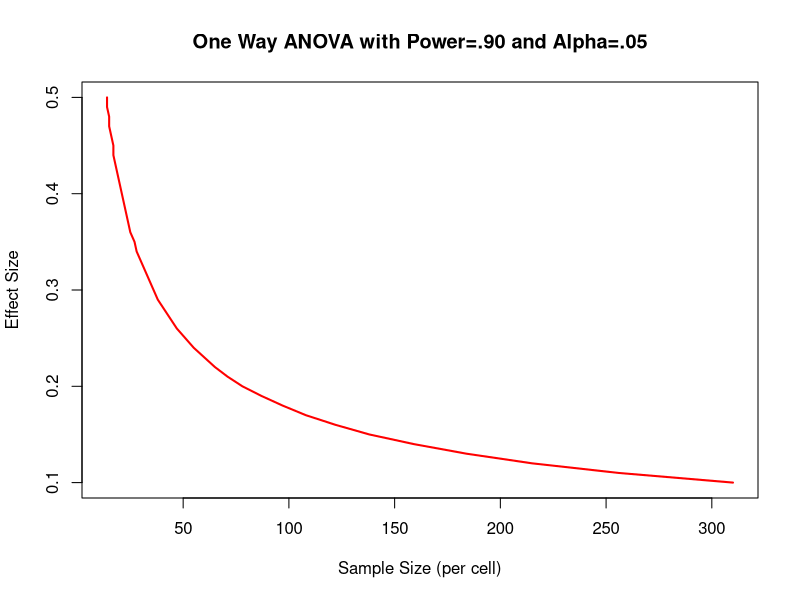

Source code (R):
#单因素ANOVA中检测显著效应应所需的样本大小
library(pwr)
es <- seq(.1,.5,.01)
nes <- length(es)
samsize <- NULL
for(i in 1:nes){
  result <- pwr.anova.test(k=5,f=es[i],sig.level = .05,power = .9)
  samsize[i] <- ceiling(result$n)
}
plot(samsize,es,type="l",lwd=2,col="red",
     ylab = "Effect Size",
     xlab = "Sample Size (per cell)",
     main = "One Way ANOVA with Power=.90 and Alpha=.05")
